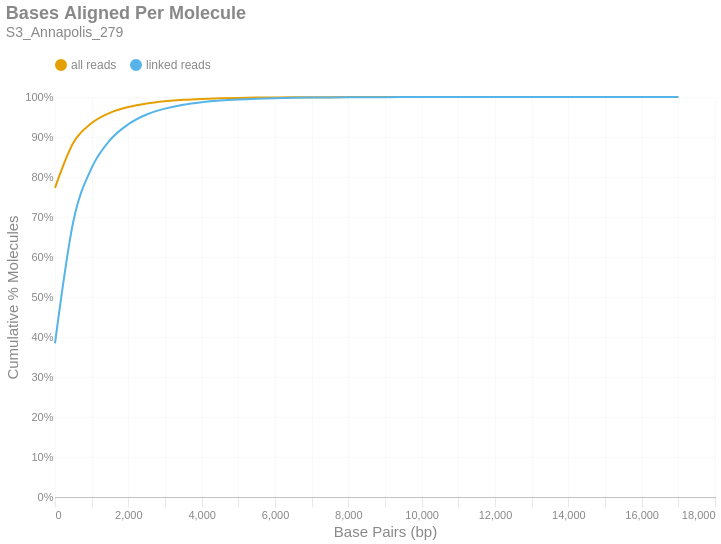

Write notebook code for a chart like this one.
### Markdown cell above
### Bases Aligned Per Molecule
This is a cumulative frequency distribution showing the number of base pairs aligned per unique molecule. These data are shown in 500 bp bins. There are two distributions: one with `all reads` (yellow) and another with only `linked reads` (blue). The percent of molecules in the `linked reads` distribution is relative to the total number of linked molecules.

### Code cell
if SKIPLR:
    print_html(f"Skipped")
else:
    binned_df = consolidated_hist(valids['aligned_bp'], mask, 500, True)
    with SafeRender(binned_df):
        (
            density_plot(binned_df, 'Bases Aligned Per Molecule', samplename, 'basesper')
            .encode(
                x=alt.X('bin:Q', title="Base Pairs (bp)").axis(tickMinStep=500).scale(padding=0),
                y=alt.Y('value:Q', title='Cumulative % Molecules')
                    .axis(format='%')
                    .scale(domain = [0,1])
                    .stack(False),
                color=alt.Color("key:N").scale(domain = ["all reads", "linked reads"]),
                tooltip = [
                    alt.Tooltip("key:N", title = "Data Type"),
                    alt.Tooltip("range_label:N", title="Bases Aligned Per Molecule"),
                    alt.Tooltip("value:Q", format = ".2%", title="% Molecules (Cum.)")
                ]
            )
        ).display()

### Figure 1 — Vega-Lite specification as saved in the notebook (floating-point values rounded to 4 significant figures)
{"width": "container", "height": 400, "config": {"title": {"anchor": "start", "dy": -15, "fontSize": 18, "color": "#888888", "subtitleColor": "#888888", "subtitleFontSize": 14}, "arc": {"fill": "#0072B2"}, "axis": {"domainColor": "#888888", "domainWidth": 0.5, "gridWidth": 0.2, "grid": false, "titleFontWeight": 400, "titleFontSize": 15, "labelFontSize": 11, "labelColor": "#888888", "tickColor": "#888888", "tickWidth": 0.2, "titleColor": "#888888"}, "axisBand": {"grid": false}, "axisX": {"grid": true, "tickSize": 10, "domainCap": "round"}, "axisY": {"domain": false, "grid": true, "tickSize": 0, "domainCap": "round"}, "background": "transparent", "header": {"labelFontSize": 15, "labelColor": "#888888", "titleFontSize": 15, "titleFontWeight": 600, "titleColor": "#888888"}, "legend": {"labelFont": "sans-serif", "labelFontSize": 12, "labelColor": "#888888", "symbolSize": 100, "symbolType": "circle", "titleFontSize": 12, "titlePadding": 10, "titleColor": "#888888", "title": null, "orient": "top"}, "range": {"category": ["#E69F00", "#56B4E9", "#009E73", "#F0E442", "#0072B2", "#D55E00", "#CC79A7", "#000000"], "diverging": ["#cfe8f3", "#a2d4ec", "#73bfe2", "#46abdb", "#1696d2", "#12719e"]}, "area": {"fill": "#0072B2", "fillOpacity": 0.7, "line": true, "strokeOpacity": 0.7}, "line": {"color": "#0072B2", "stroke": "#0072B2", "strokeWidth": 2}, "trail": {"color": "#0072B2", "stroke": "#0072B2", "strokeWidth": 0, "size": 1}, "point": {"filled": true, "fillOpacity": 1.0, "size": 95}, "text": {"color": "#888888", "fontSize": 11, "align": "right", "fontWeight": 400, "size": 11}, "bar": {"fill": "#0072B2", "stroke": null}, "view": {"stroke": null, "continuousWidth": 660, "continuousHeight": 400}}, "data": {"name": "data-5df2908ba247fd5f1e55e334b7794f34"}, "mark": {"type": "line", "interpolate": "monotone", "point": {"opacity": 0, "size": 275}}, "encoding": {"color": {"field": "key", "scale": {"domain": ["all reads", "linked reads"]}, "type": "nominal"}, "tooltip": [{"field": "key", "title": "Data Type", "type": "nominal"}, {"field": "range_label", "title": "Bases Aligned Per Molecule", "type": "nominal"}, {"field": "value", "format": ".2%", "title": "% Molecules (Cum.)", "type": "quantitative"}], "x": {"axis": {"tickMinStep": 500}, "field": "bin", "scale": {"padding": 0}, "title": "Base Pairs (bp)", "type": "quantitative"}, "y": {"axis": {"format": "%"}, "field": "value", "scale": {"domain": [0, 1]}, "stack": false, "title": "Cumulative % Molecules", "type": "quantitative"}}, "params": [{"name": "param_c36ac31b6afebe62", "select": {"type": "point", "fields": ["key"]}, "bind": "legend"}], "title": {"text": "Bases Aligned Per Molecule", "subtitle": "S3_Annapolis_279"}, "transform": [{"fold": ["all reads (cumsum)", "linked reads (cumsum)"]}, {"calculate": "replace(datum.key, ' (cumsum)', '')", "as": "key"}, {"filter": {"param": "param_c36ac31b6afebe62"}}], "usermeta": {"embedOptions": {"downloadFileName": "S3_Annapolis_279.basesper"}}, "$schema": "https://vega.github.io/schema/vega-lite/v6.1.0.json", "datasets": {"data-5df2908ba247fd5f1e55e334b7794f34": [{"bin": "0.0", "interval": "0.0-500.0", "all reads": 0.7729, "linked reads": 0.3842, "all reads (cumsum)": 0.7729, "linked reads (cumsum)": 0.3842, "range_label": "0-499"}, {"bin": "500.0", "interval": "500.0-1000.0", "all reads": 0.1125, "linked reads": 0.3046, "all reads (cumsum)": 0.8854, "linked reads (cumsum)": 0.6887, "range_label": "500-999"}, {"bin": "1000.0", "interval": "1000.0-1500.0", "all reads": 0.04938, "linked reads": 0.1342, "all reads (cumsum)": 0.9348, "linked reads (cumsum)": 0.8229, "range_label": "1000-1499"}, {"bin": "1500.0", "interval": "1500.0-2000.0", "all reads": 0.02562, "linked reads": 0.06961, "all reads (cumsum)": 0.9604, "linked reads (cumsum)": 0.8925, "range_label": "1500-1999"}, {"bin": "2000.0", "interval": "2000.0-2500.0", "all reads": 0.01448, "linked reads": 0.03934, "all reads (cumsum)": 0.9749, "linked reads (cumsum)": 0.9318, "range_label": "2000-2499"}, {"bin": "2500.0", "interval": "2500.0-3000.0", "all reads": 0.008948, "linked reads": 0.02431, "all reads (cumsum)": 0.9839, "linked reads (cumsum)": 0.9562, "range_label": "2500-2999"}, {"bin": "3000.0", "interval": "3000.0-3500.0", "all reads": 0.005455, "linked reads": 0.01482, "all reads (cumsum)": 0.9893, "linked reads (cumsum)": 0.971, "range_label": "3000-3499"}, {"bin": "3500.0", "interval": "3500.0-4000.0", "all reads": 0.003578, "linked reads": 0.009723, "all reads (cumsum)": 0.9929, "linked reads (cumsum)": 0.9807, "range_label": "3500-3999"}, {"bin": "4000.0", "interval": "4000.0-4500.0", "all reads": 0.002284, "linked reads": 0.006205, "all reads (cumsum)": 0.9952, "linked reads (cumsum)": 0.9869, "range_label": "4000-4499"}, {"bin": "4500.0", "interval": "4500.0-5000.0", "all reads": 0.001545, "linked reads": 0.004199, "all reads (cumsum)": 0.9967, "linked reads (cumsum)": 0.9911, "range_label": "4500-4999"}, {"bin": "5000.0", "interval": "5000.0-5500.0", "all reads": 0.00105, "linked reads": 0.002853, "all reads (cumsum)": 0.9978, "linked reads (cumsum)": 0.994, "range_label": "5000-5499"}, {"bin": "5500.0", "interval": "5500.0-6000.0", "all reads": 0.0006882, "linked reads": 0.00187, "all reads (cumsum)": 0.9985, "linked reads (cumsum)": 0.9958, "range_label": "5500-5999"}, {"bin": "6000.0", "interval": "6000.0-6500.0", "all reads": 0.0004769, "linked reads": 0.001296, "all reads (cumsum)": 0.9989, "linked reads (cumsum)": 0.9971, "range_label": "6000-6499"}, {"bin": "6500.0", "interval": "6500.0-7000.0", "all reads": 0.0003235, "linked reads": 0.0008789, "all reads (cumsum)": 0.9993, "linked reads (cumsum)": 0.998, "range_label": "6500-6999"}, {"bin": "7000.0", "interval": "7000.0-7500.0", "all reads": 0.000219, "linked reads": 0.0005951, "all reads (cumsum)": 0.9995, "linked reads (cumsum)": 0.9986, "range_label": "7000-7499"}, {"bin": "7500.0", "interval": "7500.0-8000.0", "all reads": 0.0001547, "linked reads": 0.0004205, "all reads (cumsum)": 0.9996, "linked reads (cumsum)": 0.999, "range_label": "7500-7999"}, {"bin": "8000.0", "interval": "8000.0-8500.0", "all reads": 0.0001111, "linked reads": 0.000302, "all reads (cumsum)": 0.9998, "linked reads (cumsum)": 0.9993, "range_label": "8000-8499"}, {"bin": "8500.0", "interval": "8500.0-9000.0", "all reads": 6.944e-05, "linked reads": 0.0001887, "all reads (cumsum)": 0.9998, "linked reads (cumsum)": 0.9995, "range_label": "8500-8999"}, {"bin": "9000.0", "interval": "9000.0-9500.0", "all reads": 5.279e-05, "linked reads": 0.0001435, "all reads (cumsum)": 0.9999, "linked reads (cumsum)": 0.9997, "range_label": "9000-9499"}, {"bin": "9500.0", "interval": "9500.0-10000.0", "all reads": 3.443e-05, "linked reads": 9.356e-05, "all reads (cumsum)": 0.9999, "linked reads (cumsum)": 0.9997, "range_label": "9500-9999"}, {"bin": "10000.0", "interval": "10000.0-10500.0", "all reads": 2.735e-05, "linked reads": 7.433e-05, "all reads (cumsum)": 0.9999, "linked reads (cumsum)": 0.9998, "range_label": "10000-10499"}, {"bin": "10500.0", "interval": "10500.0-11000.0", "all reads": 1.894e-05, "linked reads": 5.146e-05, "all reads (cumsum)": 1.0, "linked reads (cumsum)": 0.9999, "range_label": "10500-10999"}, {"bin": "11000.0", "interval": "11000.0-11500.0", "all reads": 1.339e-05, "linked reads": 3.638e-05, "all reads (cumsum)": 1.0, "linked reads (cumsum)": 0.9999, "range_label": "11000-11499"}, {"bin": "11500.0", "interval": "11500.0-12000.0", "all reads": 9.182e-06, "linked reads": 2.495e-05, "all reads (cumsum)": 1.0, "linked reads (cumsum)": 0.9999, "range_label": "11500-11999"}, {"bin": "12000.0", "interval": "12000.0-12500.0", "all reads": 5.93e-06, "linked reads": 1.611e-05, "all reads (cumsum)": 1.0, "linked reads (cumsum)": 1.0, "range_label": "12000-12499"}, {"bin": "12500.0", "interval": "12500.0-13000.0", "all reads": 6.121e-06, "linked reads": 1.663e-05, "all reads (cumsum)": 1.0, "linked reads (cumsum)": 1.0, "range_label": "12500-12999"}, {"bin": "13000.0", "interval": "13000.0-13500.0", "all reads": 3.826e-06, "linked reads": 1.04e-05, "all reads (cumsum)": 1.0, "linked reads (cumsum)": 1.0, "range_label": "13000-13499"}, {"bin": "13500.0", "interval": "13500.0-14000.0", "all reads": 1.913e-06, "linked reads": 5.198e-06, "all reads (cumsum)": 1.0, "linked reads (cumsum)": 1.0, "range_label": "13500-13999"}, {"bin": "14000.0", "interval": "14000.0-14500.0", "all reads": 1.53e-06, "linked reads": 4.158e-06, "all reads (cumsum)": 1.0, "linked reads (cumsum)": 1.0, "range_label": "14000-14499"}, {"bin": "14500.0", "interval": "14500.0-15000.0", "all reads": 9.564e-07, "linked reads": 2.599e-06, "all reads (cumsum)": 1.0, "linked reads (cumsum)": 1.0, "range_label": "14500-14999"}, {"bin": "15000.0", "interval": "15000.0-15500.0", "all reads": 9.564e-07, "linked reads": 2.599e-06, "all reads (cumsum)": 1.0, "linked reads (cumsum)": 1.0, "range_label": "15000-15499"}, {"bin": "15500.0", "interval": "15500.0-16000.0", "all reads": 3.826e-07, "linked reads": 1.04e-06, "all reads (cumsum)": 1.0, "linked reads (cumsum)": 1.0, "range_label": "15500-15999"}, {"bin": "16000.0", "interval": "16000.0-16500.0", "all reads": 1.148e-06, "linked reads": 3.119e-06, "all reads (cumsum)": 1.0, "linked reads (cumsum)": 1.0, "range_label": "16000-16499"}, {"bin": "16500.0", "interval": "16500.0-17000.0", "all reads": 1.913e-07, "linked reads": 5.198e-07, "all reads (cumsum)": 1.0, "linked reads (cumsum)": 1.0, "range_label": "16500-16999"}, {"bin": "17000.0", "interval": "17000.0-17500.0", "all reads": 3.826e-07, "linked reads": 1.04e-06, "all reads (cumsum)": 1.0, "linked reads (cumsum)": 1.0, "range_label": "17000-17499"}]}}
